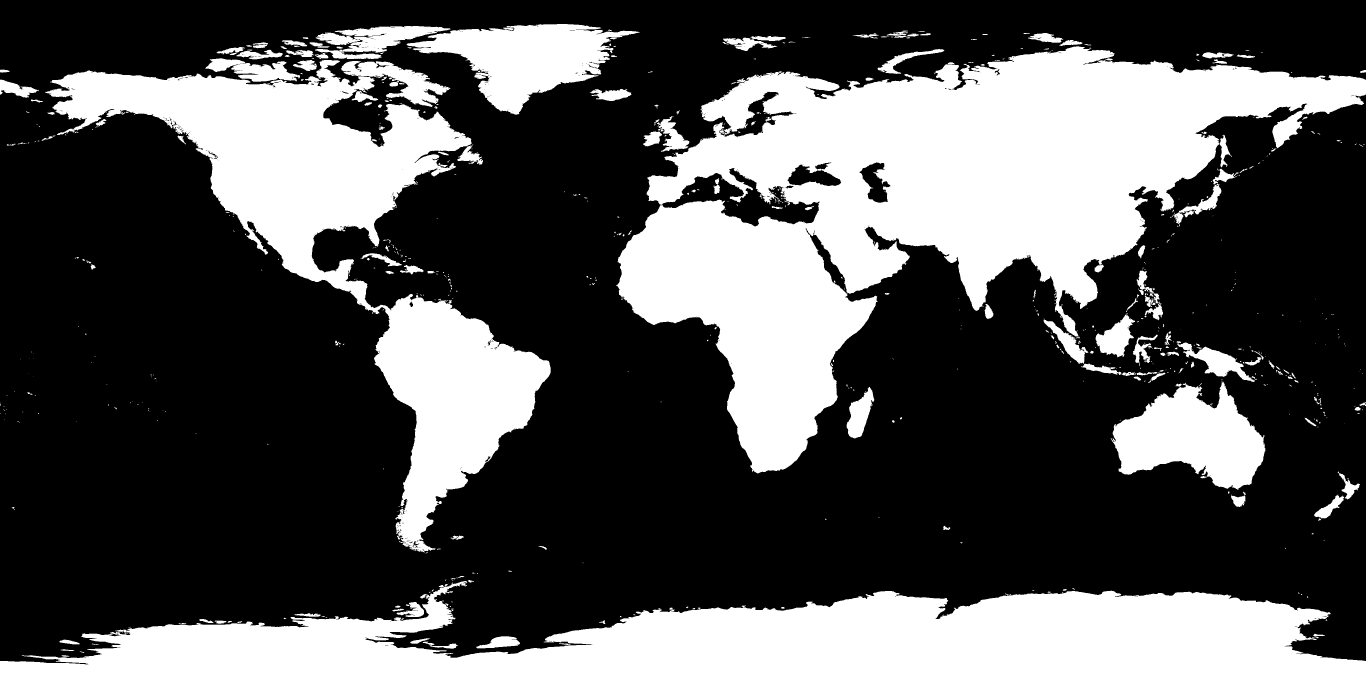
#> input picture Resources/land_mask.png, 4096 x 2048 px (shown at 1/3 size); its folder holds only this picture in this run
$ python make_icon.py ../Resources/land_mask.png
#> lines starting #> are read from the running program, lines starting #| are printed output that depends on the picture; after the words box and inside, x2 and y2 are one past the last pixel; in counts of white or black regions, pixels touching at a corner belong together
#!/usr/bin/env python3
"""Renders the gestyq app icon: a dark, detailed globe on the black squircle (824 of 1024, radius 185, as haptyq).

Real coastlines (Resources/land_mask.png: Natural Earth 1:50m land, public domain, baked to a 4096x2048
equirectangular mask), orthographic view over the Atlantic, sun from the upper left with a soft terminator,
graphite land, the night side traced in gestyq red (#FF1A2E), a hairline red 15-degree graticule and a thin red
atmosphere on the lit limb.

usage: python3 scripts/make_icon.py <out.icns | out.png>"""
import math
import os
import subprocess
import sys
import tempfile

import cv2
import numpy as np

HERE = os.path.dirname(os.path.abspath(__file__))
MASK = os.path.join(HERE, "..", "Resources", "land_mask.png")
SS = 2                                     # supersampling
N = 1024 * SS
TILE, RAD = 824 * SS, 185 * SS
R = 318 * SS                               # globe radius
LON0, LAT0 = math.radians(-25), math.radians(22)
RED = np.array([46, 26, 255], np.float32) / 255      # BGR of #FF1A2E
SUN = np.array([-0.62, 0.42, 0.66])


def _textures():
    mask = cv2.imread(MASK, cv2.IMREAD_GRAYSCALE)
#> mask: shape (2048, 4096); 33.6% white; 715 white regions (431 under 20 px), largest, box (x1, y1, x2, y2) and area: (1848, 139, 4096, 1420) 1157056, (0, 1743, 4096, 2048) 780646, (135, 180, 1652, 1658) 544562
    if mask is None:
        sys.exit(f"missing {MASK}")
    H, W = mask.shape
#> H = 2048; W = 4096
    land = mask.astype(np.float32) / 255
    coast = cv2.morphologyEx(mask, cv2.MORPH_GRADIENT, np.ones((3, 3), np.uint8)).astype(np.float32) / 255
#> coast: shape (2048, 4096) float32; values 0 (black) and 1 (white), 2.3% white in thin lines or dots
    rng = np.random.default_rng(7)
    noise = sum(cv2.resize(rng.random((H >> k, W >> k)).astype(np.float32), (W, H), interpolation=cv2.INTER_CUBIC)
                / (2 ** k) for k in range(0, 4))
    noise = (noise - noise.min()) / (noise.max() - noise.min())
    inland = np.clip(cv2.distanceTransform(mask, cv2.DIST_L2, 5) / 30.0, 0, 1).astype(np.float32)
    return land, coast, noise, inland


def render():
    """-> BGRA uint8, 1024x1024, transparent outside the squircle."""
    land, coast, noise, inland = _textures()
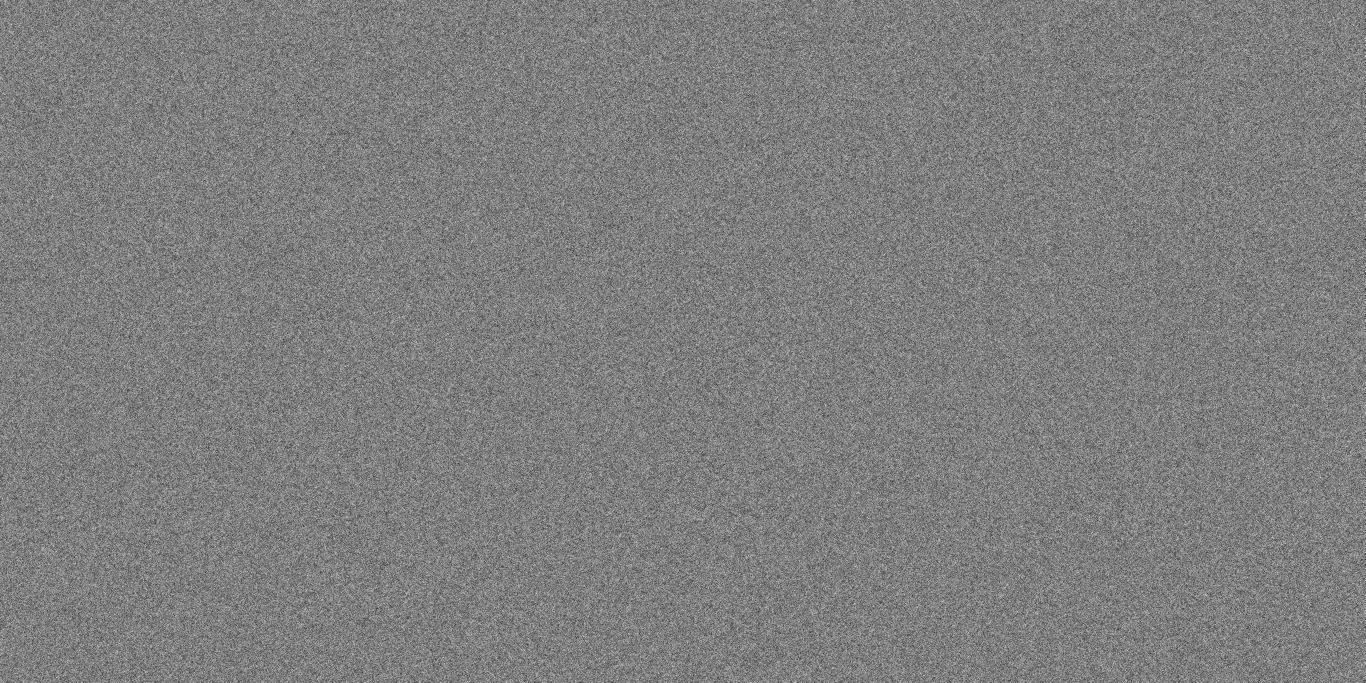
#> noise: shape (2048, 4096) float32 (shown at 1/3 size); min 0, max 1, mean 0.498
    H, W = land.shape
#> H = 2048; W = 4096
    yy, xx = np.mgrid[0:N, 0:N].astype(np.float32)
    x, y = (xx - N / 2) / R, -(yy - N / 2) / R
    rr = x * x + y * y
    inside = rr <= 1
    z = np.sqrt(np.clip(1 - rr, 0, 1))
    cy, sy = math.cos(LAT0), math.sin(LAT0)
    Y, Z = y * cy + z * sy, -y * sy + z * cy
    lat = np.arcsin(np.clip(Y, -1, 1))
    lon = np.arctan2(x, Z) + LON0
    mx = (((lon / (2 * math.pi) + 0.5) % 1.0) * (W - 1)).astype(np.float32)
    my = ((0.5 - lat / math.pi) * (H - 1)).astype(np.float32)
    s = lambda t: cv2.remap(t, mx, my, cv2.INTER_LINEAR)
    L, C, F, IN = s(land), s(coast), s(noise), s(inland)
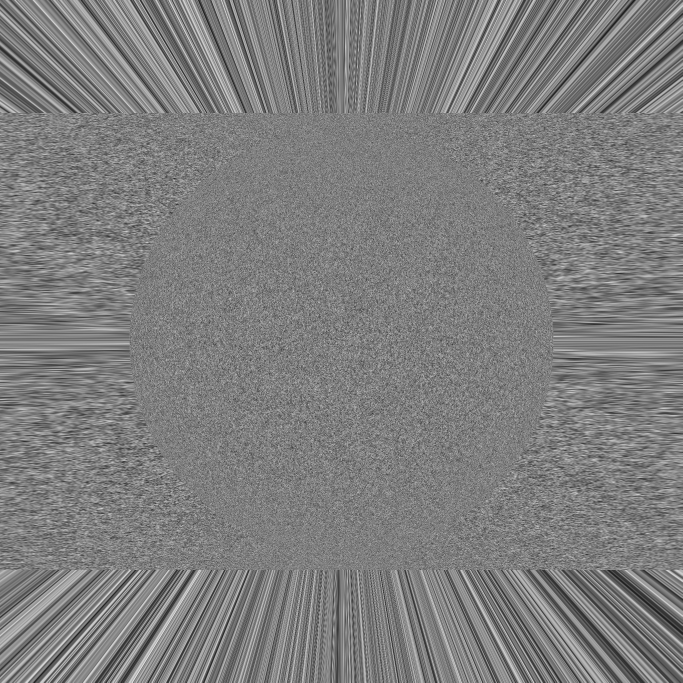
#> F: shape (2048, 2048) float32 (shown at 1/3 size); min 0.0309, max 0.956, mean 0.497
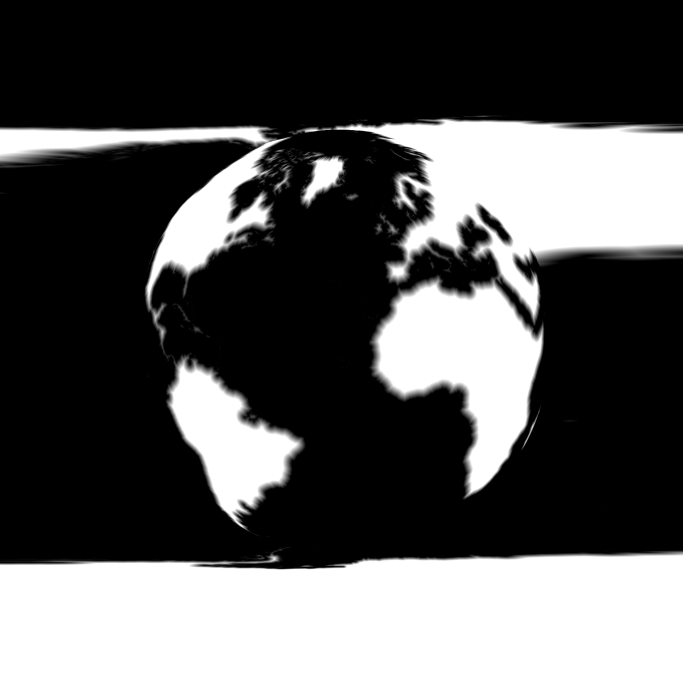
#> IN: shape (2048, 2048) float32 (shown at 1/3 size); min 0, max 1, mean 0.346

    sun = SUN / np.linalg.norm(SUN)
    lam = x * sun[0] + y * sun[1] + z * sun[2]
    day = np.clip((lam + 0.08) / 0.30, 0, 1)
    day = day * day * (3 - 2 * day)
    light = np.clip(lam, 0, 1) ** 0.7 * day
    night = 1 - day

    ocean = np.array([0.018, 0.016, 0.016]) * (0.5 + 1.2 * light)[..., None]
    landv = (0.30 + 0.10 * (F - 0.5) + 0.10 * IN) * (0.05 + 1.25 * light)
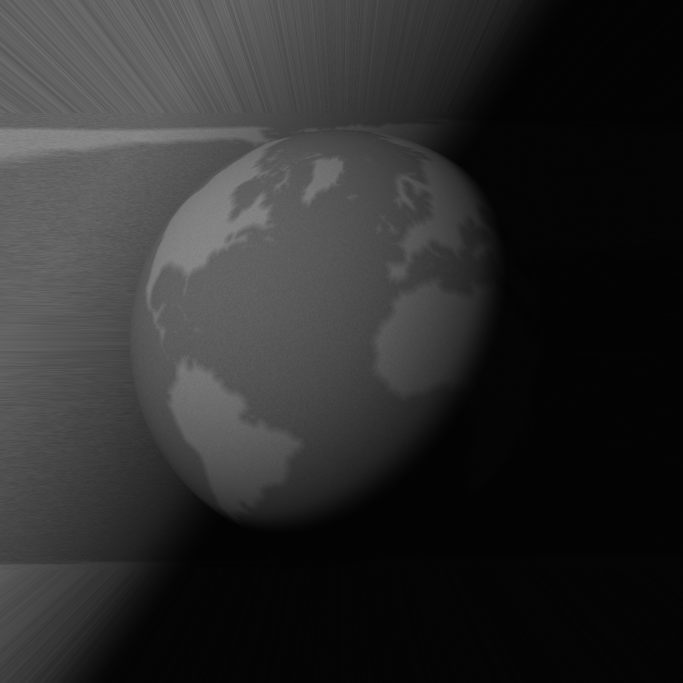
#> landv: shape (2048, 2048) float32 (shown at 1/3 size); min 0.0127, max 0.57, mean 0.178
    col = ocean * (1 - L[..., None]) + (landv[..., None] * np.array([0.96, 0.98, 1.0])) * L[..., None]
    col += (C * 0.22 * light)[..., None]                                   # crisp day coastlines
    hv = sun + np.array([0, 0, 1.0])
    hv /= np.linalg.norm(hv)
    col += (np.clip(x * hv[0] + y * hv[1] + z * hv[2], 0, 1) ** 60 * (1 - L) * 0.10)[..., None]   # sheen
    col += (C * night * 0.85)[..., None] * RED                             # night: coastlines in red

    def lines(a, step, w):
        m = np.abs(((a + step / 2) % step) - step / 2)
        return np.clip(1 - m / w, 0, 1)
    pix_deg = 180 / (math.pi * R) / np.maximum(z, 0.05)
    latd, lond = np.degrees(lat), np.degrees(lon)
    grat = np.maximum(lines(latd, 15, pix_deg * 0.8),
                      lines(lond, 15, pix_deg * 0.8 / np.maximum(np.cos(lat), 0.05)))
    col += (grat * (0.05 + 0.12 * night))[..., None] * RED
    col += (((1 - z) ** 6) * (0.25 + 0.75 * day))[..., None] * RED        # fresnel rim
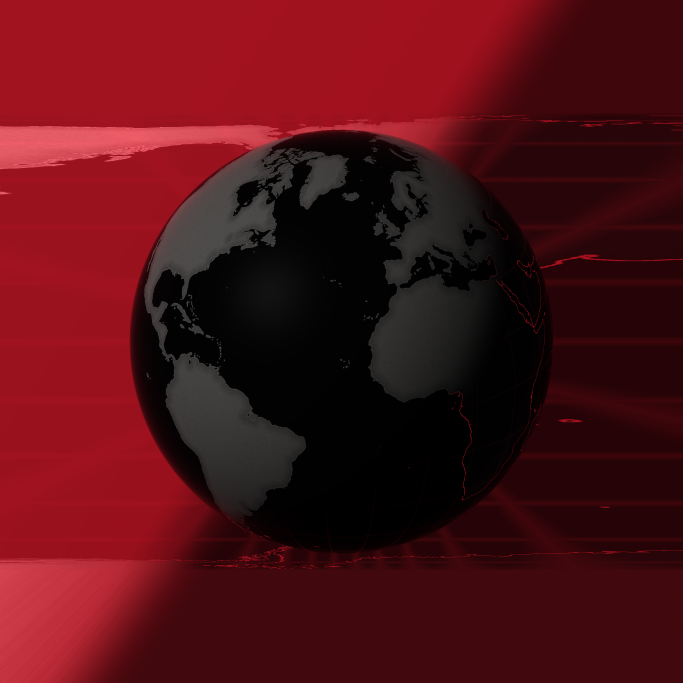
#> col: shape (2048, 2048, 3) float64 (shown at 1/3 size); mean of channels 0, 1, 2 0.15, 0.112, 0.544; drawn with min black and max white
    col *= inside[..., None]
    dist = np.sqrt(rr)
    glow = np.clip(1 - (dist - 1) / 0.05, 0, 1) ** 2.2 * (dist > 1)
    side = np.clip((x * sun[0] + y * sun[1]) / np.maximum(dist, 1e-6) + 0.2, 0, 1)
    col += (glow * side)[..., None] * RED * 0.85                           # thin atmosphere

    tile = np.zeros((N, N), np.uint8)
    o = (N - TILE) // 2
    cv2.rectangle(tile, (o + RAD, o), (o + TILE - RAD, o + TILE), 255, -1)
#> tile: shape (2048, 2048); 35.7% white; 1 white region, box (x1, y1, x2, y2) and area: (570, 200, 1479, 1849) 1498941
    cv2.rectangle(tile, (o, o + RAD), (o + TILE, o + TILE - RAD), 255, -1)
#> tile: shape (2048, 2048); 51.8% white; 1 black region, box (x1, y1, x2, y2) and area: (0, 0, 2048, 2048) 2022703
    for c in ((o + RAD, o + RAD), (o + TILE - RAD, o + RAD), (o + RAD, o + TILE - RAD), (o + TILE - RAD, o + TILE - RAD)):
        cv2.circle(tile, c, RAD, 255, -1, cv2.LINE_AA)
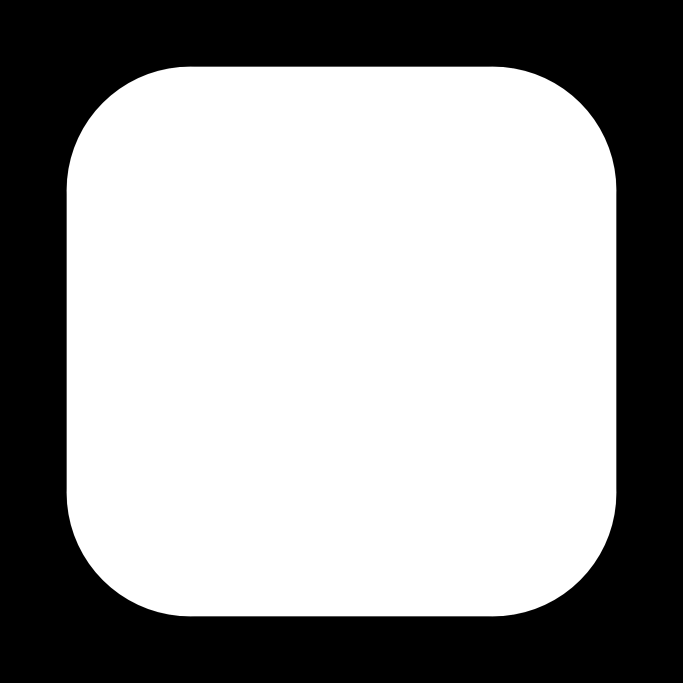
#> tile: shape (2048, 2048) (shown at 1/3 size); min 0, max 255, mean 158.1
    a = tile.astype(np.float32) / 255
    premul = np.dstack([np.clip(col, 0, 1) * a[..., None], a])
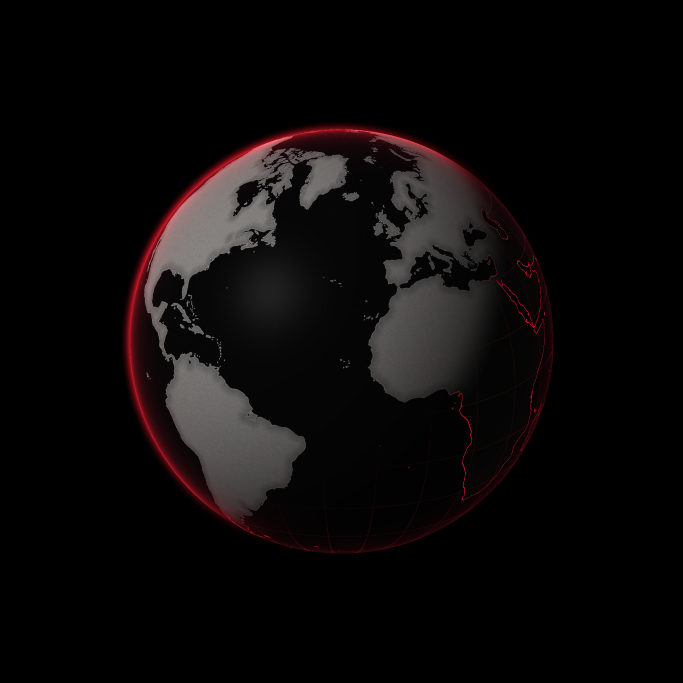
#> premul: shape (2048, 2048, 4) float64 (shown at 1/3 size); mean of channels 0, 1, 2, 3 0.0379, 0.0373, 0.0479, 0.62; drawn as B, G, R
    small = cv2.resize(premul, (1024, 1024), interpolation=cv2.INTER_AREA)
    alpha = small[..., 3:4]
    rgb = np.where(alpha > 1e-4, small[..., :3] / np.maximum(alpha, 1e-4), 0)
    return (np.clip(np.dstack([rgb, alpha]), 0, 1) * 255).astype(np.uint8)


def main(out):
    big = render()
    if out.endswith(".png"):
        cv2.imwrite(out, big)
        return
    with tempfile.TemporaryDirectory() as d:
        iconset = os.path.join(d, "AppIcon.iconset")
        os.makedirs(iconset)
        for pt in (16, 32, 128, 256, 512):
            for scale, suffix in ((1, ""), (2, "@2x")):
                px = pt * scale
                img = big if px == 1024 else cv2.resize(big, (px, px), interpolation=cv2.INTER_AREA)
                cv2.imwrite(os.path.join(iconset, f"icon_{pt}x{pt}{suffix}.png"), img)
        subprocess.run(["iconutil", "-c", "icns", iconset, "-o", out], check=True)


if __name__ == "__main__":
    if len(sys.argv) != 2:
        sys.exit(__doc__)
    main(sys.argv[1])
